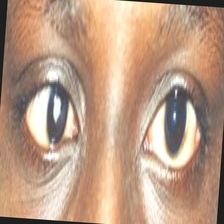
#> input picture harschberg_data_detect/esotropia_harschberg/esotropia_011.jpg, 224 x 224 px
$ python hirschberg_manual_annotator.py
#> lines starting #> are read from the running program, lines starting #| are printed output that depends on the picture
#> in main, image is the input picture: shape (224, 224, 3); mean B, G, R 132.6, 155.3, 187.2
"""Manual Hirschberg landmark annotation tool.

This is a small OpenCV GUI for research use. It never edits source images.

Click order per image:
1. OD pupil/iris center (patient right eye, viewer-left half)
2. OD corneal reflex center
3. OS pupil/iris center (patient left eye, viewer-right half)
4. OS corneal reflex center

Keys:
- u: undo last point
- s: save current image once 4 points are present
- n: skip current image
- q: quit

Default output: processed/hirschberg_manual_annotations.csv
"""

from __future__ import annotations

import argparse
import csv
from dataclasses import dataclass
from pathlib import Path
from typing import Dict, Iterable, List, Tuple

import cv2


PROJECT_ROOT = Path(__file__).resolve().parents[1]
DEFAULT_DATASET = PROJECT_ROOT / "harschberg_data_detect"
DEFAULT_OUTPUT = PROJECT_ROOT / "processed" / "hirschberg_manual_annotations.csv"
CLASS_DIRS = {
    "esotropia": "esotropia_harschberg",
    "exotropia": "exotropia_harschberg",
    "normal": "normal_harschberg",
}
POINT_ORDER = [
    ("od_pupil_x", "od_pupil_y", "OD pupil/iris center"),
    ("od_reflex_x", "od_reflex_y", "OD reflex center"),
    ("os_pupil_x", "os_pupil_y", "OS pupil/iris center"),
    ("os_reflex_x", "os_reflex_y", "OS reflex center"),
]


@dataclass(frozen=True)
class ImageRecord:
    path: Path
    label: str


def iter_images(dataset_root: Path) -> Iterable[ImageRecord]:
    for label, folder_name in CLASS_DIRS.items():
        folder = dataset_root / folder_name
        if not folder.exists():
            continue
        for path in sorted(folder.glob("*")):
            if path.is_file() and path.suffix.lower() in {".jpg", ".jpeg", ".png", ".webp", ".bmp"}:
                yield ImageRecord(path=path, label=label)


def load_existing(output_csv: Path) -> Dict[str, Dict[str, str]]:
    if not output_csv.exists():
        return {}
    with output_csv.open("r", encoding="utf-8-sig", newline="") as handle:
        return {row["relative_path"]: row for row in csv.DictReader(handle)}


def write_rows(output_csv: Path, rows: Dict[str, Dict[str, str]]) -> None:
    output_csv.parent.mkdir(parents=True, exist_ok=True)
    fieldnames = [
        "relative_path",
        "class_label",
        "od_pupil_x",
        "od_pupil_y",
        "od_reflex_x",
        "od_reflex_y",
        "os_pupil_x",
        "os_pupil_y",
        "os_reflex_x",
        "os_reflex_y",
        "notes",
    ]
    with output_csv.open("w", encoding="utf-8-sig", newline="") as handle:
        writer = csv.DictWriter(handle, fieldnames=fieldnames)
        writer.writeheader()
        for key in sorted(rows):
            writer.writerow(rows[key])


def draw_overlay(image, points: List[Tuple[int, int]], prompt: str):
    display = image.copy()
    h, w = display.shape[:2]
#> h = 224; w = 224
    cv2.line(display, (w // 2, 0), (w // 2, h), (128, 128, 128), 1)
    colors = [(255, 128, 0), (255, 255, 255), (0, 192, 255), (255, 255, 0)]
    for idx, (x, y) in enumerate(points):
        color = colors[idx % len(colors)]
        cv2.circle(display, (x, y), 5, color, -1)
        cv2.putText(display, str(idx + 1), (x + 7, y - 7), cv2.FONT_HERSHEY_SIMPLEX, 0.5, color, 1)
    cv2.rectangle(display, (0, 0), (w, 42), (0, 0, 0), -1)
    cv2.putText(display, prompt, (8, 18), cv2.FONT_HERSHEY_SIMPLEX, 0.48, (255, 255, 255), 1)
    cv2.putText(display, "u=undo s=save n=skip q=quit", (8, 36), cv2.FONT_HERSHEY_SIMPLEX, 0.48, (220, 220, 220), 1)
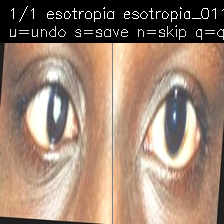
#> display: shape (224, 224, 3); mean B, G, R 112.2, 129, 153.4
    return display


def main() -> int:
    parser = argparse.ArgumentParser(description="Annotate Hirschberg pupil/reflex centers on accepted crops.")
    parser.add_argument("--dataset-root", type=Path, default=DEFAULT_DATASET)
    parser.add_argument("--output-csv", type=Path, default=DEFAULT_OUTPUT)
    parser.add_argument("--include-existing", action="store_true", help="Review images that already have annotations.")
    args = parser.parse_args()

    rows = load_existing(args.output_csv)
    records = list(iter_images(args.dataset_root))
    if not args.include_existing:
        records = [
            rec for rec in records
            if str(rec.path.relative_to(PROJECT_ROOT)).replace("\\", "/") not in rows
        ]

    window = "Hirschberg manual annotation"
    cv2.namedWindow(window, cv2.WINDOW_NORMAL)
    current_points: List[Tuple[int, int]] = []

    def on_mouse(event, x, y, flags, param):
        if event == cv2.EVENT_LBUTTONDOWN and len(current_points) < 4:
            current_points.append((int(x), int(y)))

    cv2.setMouseCallback(window, on_mouse)

    for idx, rec in enumerate(records, 1):
        image = cv2.imread(str(rec.path))
        if image is None:
            continue
        current_points.clear()
        rel = str(rec.path.relative_to(PROJECT_ROOT)).replace("\\", "/")

        while True:
            next_label = POINT_ORDER[len(current_points)][2] if len(current_points) < 4 else "ready to save"
            prompt = f"{idx}/{len(records)} {rec.label} {rec.path.name} | click: {next_label}"
            cv2.imshow(window, draw_overlay(image, current_points, prompt))
            key = cv2.waitKey(50) & 0xFF
#> (key q is pressed here)
            if key == ord("u") and current_points:
                current_points.pop()
            elif key == ord("n"):
                break
            elif key == ord("q"):
                write_rows(args.output_csv, rows)
                cv2.destroyAllWindows()
                return 0
            elif key == ord("s") and len(current_points) == 4:
                row = {
                    "relative_path": rel,
                    "class_label": rec.label,
                    "notes": "",
                }
                for (x_key, y_key, _), (x, y) in zip(POINT_ORDER, current_points):
                    row[x_key] = str(x)
                    row[y_key] = str(y)
                rows[rel] = row
                write_rows(args.output_csv, rows)
                break

    write_rows(args.output_csv, rows)
    cv2.destroyAllWindows()
    return 0


if __name__ == "__main__":
    raise SystemExit(main())
#> (the program exits here)
